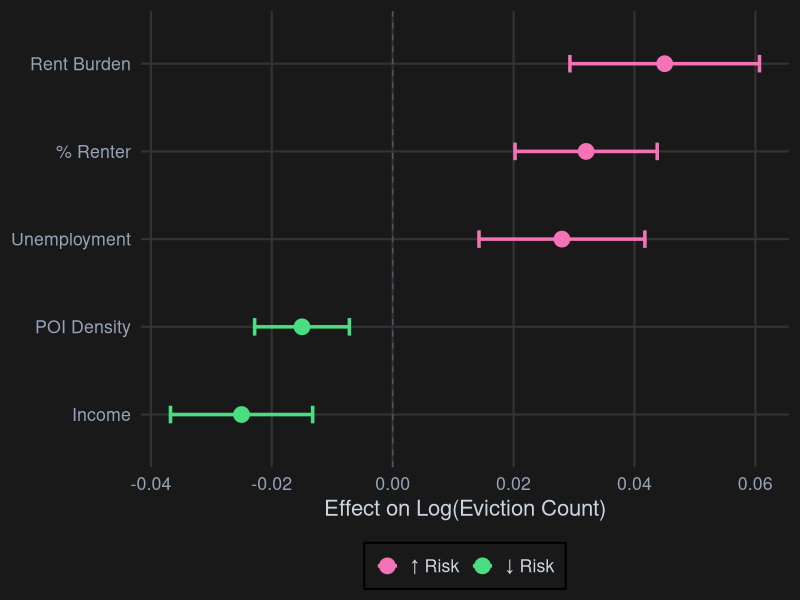

R code for this plot:
## ---- chunk 1
#| include: false
library(tidyverse)
library(ggplot2)

theme_dark_minimal <- function() {
  theme_minimal(base_size = 16) +
    theme(
      plot.background = element_rect(fill = "#191919", color = NA),
      panel.background = element_rect(fill = "#191919", color = NA),
      panel.grid.major = element_line(color = "#333333"),
      panel.grid.minor = element_blank(),
      axis.text = element_text(color = "#94a3b8"),
      axis.title = element_text(color = "#cbd5e1"),
      legend.background = element_rect(fill = "#191919"),
      legend.text = element_text(color = "#cbd5e1"),
      legend.position = "bottom"
    )
}
## ---- chunk 2
#| fig-width: 10
#| fig-height: 4
#| fig-align: center

tibble(
  variable = c("Rent Burden", "% Renter", "Unemployment", "Income", "POI Density"),
  estimate = c(0.045, 0.032, 0.028, -0.025, -0.015),
  se = c(0.008, 0.006, 0.007, 0.006, 0.004)
) %>%
  mutate(
    lower = estimate - 1.96 * se,
    upper = estimate + 1.96 * se,
    direction = ifelse(estimate > 0, "↑ Risk", "↓ Risk")
  ) %>%
  ggplot(aes(x = estimate, y = reorder(variable, estimate), color = direction)) +
  geom_vline(xintercept = 0, linetype = "dashed", color = "#475569") +
  geom_errorbarh(aes(xmin = lower, xmax = upper), height = 0.2, linewidth = 1.2) +
  geom_point(size = 5) +
  scale_color_manual(values = c("↑ Risk" = "#f472b6", "↓ Risk" = "#4ade80")) +
  labs(x = "Effect on Log(Eviction Count)", y = NULL, color = NULL) +
  theme_dark_minimal()
